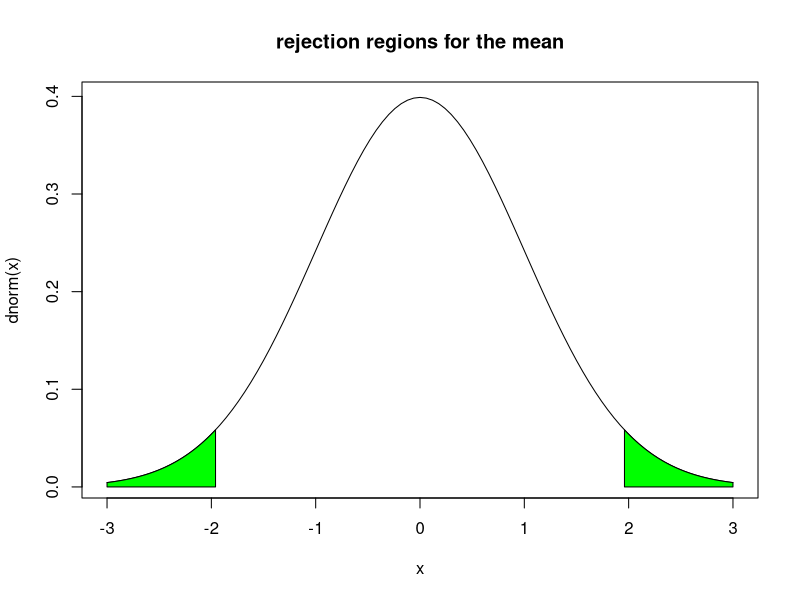

The R source for this figure:
## ---- chunk 1
q95 <- qnorm(0.975)
sd <- 2.0
std.err <- 0.2 / q95
sqrt.n <- sd / std.err
n <- round(sqrt.n * sqrt.n,digits = 0)
n+1
## ---- chunk 2
library(MASS) 
x <- mvrnorm(n = 50,mu = 18.5,Sigma = 49,empirical = TRUE) 
result <- t.test(x,mu = 16,conf.level = 0.95)
if(result$p.value > 0.05){
  print("the tolerable level is within this interval") 
} else  {
  print("the tolerable level is not within this interval")}
## ---- chunk 3
result$conf.int[1:2]
## ---- chunk 4
x <- 50 * 0.24
result <- prop.test(x,n = 50,p = 0.165,conf.level = 0.90)
result$conf.int[1:2]
## ---- chunk 5
if(result$p.value>0.05) {
  print("the town has a mobility rate that is same with the national average")
} else {
  print("the town has a mobility rate that is different from the national average")
}
## ---- chunk 6
library(MASS)
x1 <- mvrnorm(n = 20,mu = 4.1,Sigma = 14.3,empirical = TRUE)
x2 <- mvrnorm(n = 16,mu = 3.1,Sigma = 12.0,empirical = TRUE)
result.a <- t.test(x1,x2,var.equal = T,conf.level = 0.95)
if(result.a$p.value>0.05) {
  print("there is no difference between the park-going frequencies of whites and nonwhites")
} else {
  print("there is difference between the park-going frequencies of whites and nonwhites")
}
## ---- chunk 7
library(MASS)
x1 <- mvrnorm(n = 20,mu = 4.1,Sigma = 14.3,empirical = TRUE)
x2 <- mvrnorm(n = 16,mu = 3.1,Sigma = 12.0,empirical = TRUE)
result.b <- t.test(x1,x2,var.equal = F,conf.level = 0.95)
if(result.b$p.value>0.05) {
  print("there is no difference between the park-going frequencies of whites and nonwhites")
} else {
  print("there is difference between the park-going frequencies of whites and nonwhites")
}
## ---- chunk 8
result.a$p.value
result.b$p.value
## ---- chunk 9
result.a$conf.int[1:2]
## ---- chunk 10
library(MASS)
x1 <- mvrnorm(n = 24,mu = 4.1,Sigma = 14.3,empirical = TRUE)
x2 <- mvrnorm(n = 12,mu = 3.1,Sigma = 12.0,empirical = TRUE)
result.e1 <- t.test(x1,x2,var.equal = T,conf.level = 0.95)
if(result.a$p.value>0.05) {
  print("there is no difference between the park-going frequencies of whites and nonwhites")
} else {
  print("there is difference between the park-going frequencies of whites and nonwhites")
}
## ---- chunk 11
library(MASS)
x1 <- mvrnorm(n = 24,mu = 4.1,Sigma = 14.3,empirical = TRUE)
x2 <- mvrnorm(n = 12,mu = 3.1,Sigma = 12.0,empirical = TRUE)
result.e2 <- t.test(x1,x2,var.equal = F,conf.level = 0.95)
if(result.b$p.value>0.05) {
  print("there is no difference between the park-going frequencies of whites and nonwhites")
} else {
  print("there is difference between the park-going frequencies of whites and nonwhites")
}
## ---- chunk 12
result.e1$p.value
result.e2$p.value
## ---- chunk 13
result.e1$conf.int[1:2]
## ---- chunk 14
library(MASS) 
x <- mvrnorm(n = 17,mu = 6.4,Sigma = 19.36,empirical = TRUE)
result <- t.test(x,mu = 4.2) 
if(result$p.value > 0.05){ 
  print("there is no suffucient evidence to prove pollutant level exceeds the allawable limit") 
} else { 
    print("the stream's pollutant level exceeds the allowable limit")}

result$p.value
## ---- chunk 15
q95 <- qnorm(0.975)  # 95% confidence interval
curve(dnorm,from = -3,to = 3,main="rejection regions for the mean")
x <- c(-3,seq(-3,-q95,by = 0.01),-q95)
y <- c(0,dnorm(seq(-3,-q95,by = 0.01)),0)
polygon(x,y,col="green")

q95 <- qnorm(0.975)  # 95% confidence interval
x1 <- c(q95,seq(q95,3,by = 0.01),3)
y1 <- c(0,dnorm(seq(q95,3,by = 0.01)),0)
polygon(x1,y1,col="green")
## ---- chunk 16
library(MASS)
x1 <- mvrnorm(n = 52,mu = 3.4,Sigma = 1.21,empirical = TRUE)
x2 <- mvrnorm(n = 62,mu = 2.8,Sigma = 0.64,empirical = TRUE)
result <- t.test(x1,x2,var.equal = F,conf.level = 0.95)
if(result$p.value>0.05) {
  print("the mean length of unemployment same as the residents of two local communities")
} else {
  print("the mean length of unemployment differs among the residents of two local communities")
}
## ---- chunk 17
d <- c(100,426,322,466,112,388,1155,234,324,556,221,18,133,177,441)
t.test(d, conf.level = 0.90)$conf.int[1:2]
t.test(d, conf.level = 0.95)$conf.int[1:2]
## ---- chunk 18
s.move <- 50*0.3
a.move <- 40*0.22
result.95 <- prop.test(x=c(s.move,a.move), n=c(50,40),alternative = "two.sided")
result.95$conf.int[1:2]
result.95$p.value
if(result.95$p.value>0.10) {
  print("mobility rates in the two communities is not different ")
} else {
  print("mobility rates in the two communities is different")
}
## ---- chunk 19
s.move <- 50*0.3
a.move <- 40*0.22
result.90 <- prop.test(x=c(s.move,a.move), n=c(50,40),alternative = "two.sided",conf.level = 0.90)
result.90$conf.int[1:2]
result.90$p.value
if(result.90$p.value>0.10) {
  print("mobility rates in the two communities is not different")
} else {
  print("mobility rates in the two communities is different")
}
## ---- chunk 20
library(MASS)
x1 <- mvrnorm(n = 15,mu = 12.4,Sigma = 9,empirical = TRUE)
x2 <- mvrnorm(n = 15,mu = 14.4,Sigma = 16,empirical = TRUE)
result.a <- t.test(x1,x2,var.equal = F,conf.level = 0.95)
if(result.a$p.value>0.05) {
  print("there is not a difference in education between the two towns")
} else {
  print("there is a difference in education between the two towns")
}
## ---- chunk 21
library(MASS)
x1 <- mvrnorm(n = 15,mu = 12.4,Sigma = 9,empirical = TRUE)
x2 <- mvrnorm(n = 15,mu = 14.4,Sigma = 16,empirical = TRUE)
result.b <- t.test(x1,x2,var.equal = T,conf.level = 0.95)
if(result.b$p.value>0.05) {
  print("there is not a difference in education between the two towns")
} else {
  print("there is a difference in education between the two towns")
}
## ---- chunk 22
x <- 50 * 0.15
result <- prop.test(x,n = 50,p = 0.10)
if(result$p.value>0.05) {
  print("there is not different from the statewide average of 0.1")
} else {
  print("there is different from the statewide average of 0.1")
}

